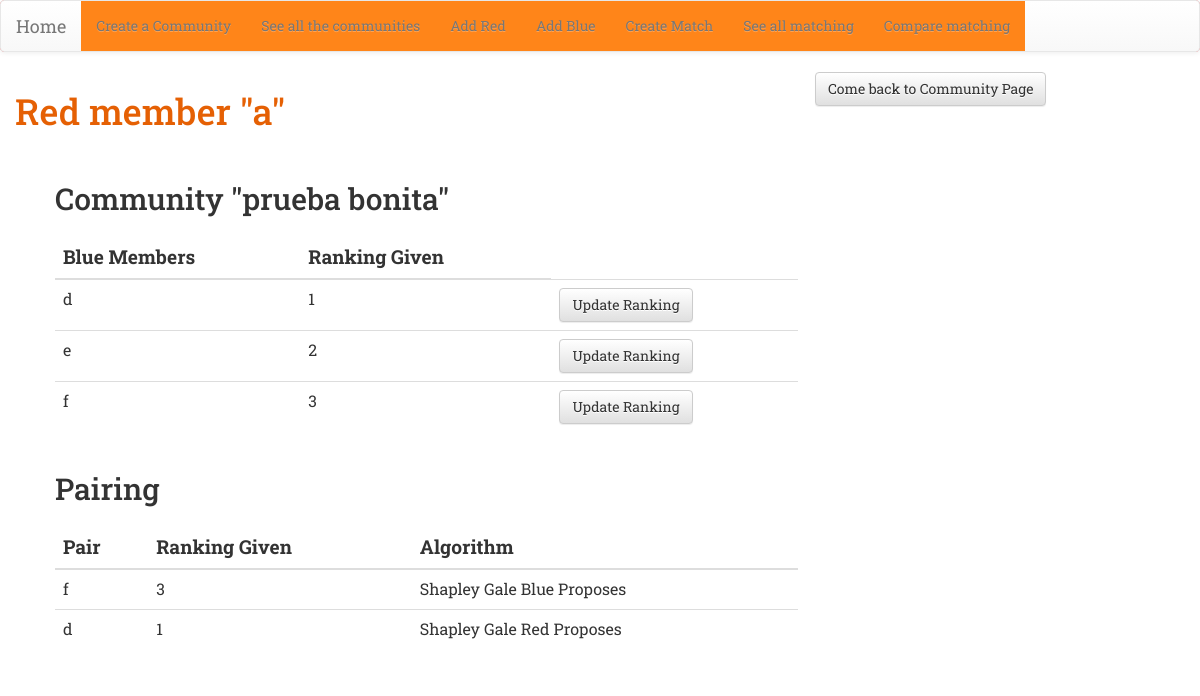
The app's page /red/2/ with its own data.
### match/models.py (models this page shows, shortened)
class Red(models.Model):
    name =  models.CharField(max_length=50)
    community = models.ForeignKey('Community', on_delete=models.CASCADE)
    class Meta:
        unique_together = (("community", "name"),)

class Community(models.Model):
    name = models.CharField(max_length=20, unique = True)
    number_couples = models.PositiveIntegerField()
    def __str__(self):
        return self.name

class Matching(models.Model):
    community = models.ForeignKey('Community', on_delete=models.CASCADE)
    SG_BLUE_PROPOSE = 'Shapley Gale Blue Proposes'
    SG_RED_PROPOSE = 'Shapley Gale Red Proposes'
    ALGORITHM_CHOICES = (
        (SG_BLUE_PROPOSE, 'Shapley Gale Blue Proposes'),
        (SG_RED_PROPOSE, 'Shapley Gale Red Proposes'),
    )
    algorithm = models.CharField(max_length=50,
    choices=ALGORITHM_CHOICES,
    default=SG_BLUE_PROPOSE
    )
    class Meta:
        unique_together = (("community", "algorithm"),)

### match/views.py (the view)
# urls.py: path('red/<int:pk>/', views.red_details, name='red_details'),
def red_details(request, pk):
    red = get_object_or_404(Red, pk=pk)
    community = red.community
    blues = Blue.objects.filter(community = community)
    blue_scores = []
    for blue in blues:
        name_score = {}
        rank = Ranking.objects.filter(red=red, blue=blue)
        name_score['blue_name'] = blue.name
        name_score['blue_pk'] = blue.pk
        if rank and (rank[0].red_to_blue_score):
            name_score['rank_given'] = rank[0].red_to_blue_score
        else:
            name_score['rank_given'] = 'No score given yet'
        blue_scores.append(name_score)
    rankings = Ranking.objects.filter(red = red)
    pairs_algorithm = {}
    red_pairs = Pairing.objects.filter(red_id = red.pk)
    if red_pairs:
        for pair in red_pairs:
            blue_algorithm = {}
            blue_pair = pair.blue
            blue_name = blue_pair.name
            ranking_for_them = Ranking.objects.filter(red = red, blue = blue_pair)[0]
            ranking_to_blue = ranking_for_them.red_to_blue_score
            matching = pair.matching
            algorithm = matching.algorithm
            blue_algorithm['blue_name'] = blue_name
            blue_algorithm['ranking_to_blue'] = ranking_to_blue
            blue_algorithm['algorithm'] = algorithm
            pairs_algorithm[pair.pk] = blue_algorithm
    return render(request, 'match/red_details.html', {'red': red,  'red_id': pk, 'blue_scores' : blue_scores,  'pairs_algorithm': pairs_algorithm, 'community' : community })

### match/templates/match/red_details.html
{% extends 'match/base.html' %}
{% block content %}
<div class="row">
  <div class="col-md-8"><h1> Red member "{{red.name }}"</h1></div>
  <div class="col-md-4"><a class="btn btn-default"  href="{% url 'community_details' community.pk %}">
    Come back to Community Page </a>
  </div>
</div>
<div class="details">
  <h2> Community  "{{red.community}}" </h2>
  <div class="row" >
    <div class="col-md-8 ">
      <div class='table-container'>
        <table class="table table-hover">
          <thead>
            <tr>
              <th class ="col-title" scope="col">Blue Members</th>
              <th class ="col-title" scope="col">Ranking Given</th>
            </tr>
          </thead>
          <tbody>
            {% for blue in blue_scores %}
            <tr>
              <td>{{ blue.blue_name }}</td>
              <td>{{ blue.rank_given}}</td>
              <td><a class="btn btn-default" href="{% url 'new_ranking_by_red' red.pk blue.blue_pk %}" ><span> Update Ranking </span></a></td>
            </tr>
            {% endfor %}
          </tbody>
        </table>
      </div>
    </div>
  </div>
  <h2> Pairing</h2>
  <div class="row" >
    <div class="col-md-8 ">
      <div class='table-container'>
        <table class="table table-hover">
          <thead>
            <tr>
              <th class ="col-title" scope="col">Pair</th>
              <th class ="col-title" scope="col">Ranking Given</th>
              <th class ="col-title" scope="col"> Algorithm </th>
            </tr>
          </thead>
          <tbody>
            {% for key, value in pairs_algorithm.items %}
            <tr>
              <td>{{ value.blue_name }}</td>
              <td>{{ value.ranking_to_blue }}</td>
              <td>{{ value.algorithm }}</td>
            </tr>
            {% endfor %}
          </tbody>
        </table>
      </div>
    </div>
  </div>
</div>
{% endblock %}

### match/static/css/match.css (style rules this page uses)
h1 { color: #e56004; }
.col-title { font-weight: bold; font-size: 1.2em; }
.table-container { padding-top: 10px; }
.details { padding-left: 40px; padding-top: 20px; }

### records on screen
Red: name "a", community "prueba bonita"
Matching: algorithm "Shapley Gale Blue Proposes"
Matching: algorithm "Shapley Gale Red Proposes"

### other values on screen
{{ blue.blue_name }} "d" "e" "f"
{{ blue.rank_given }} "1" "2" "3"
{{ value.blue_name }} "f" "d"
{{ value.ranking_to_blue }} "3" "1"
